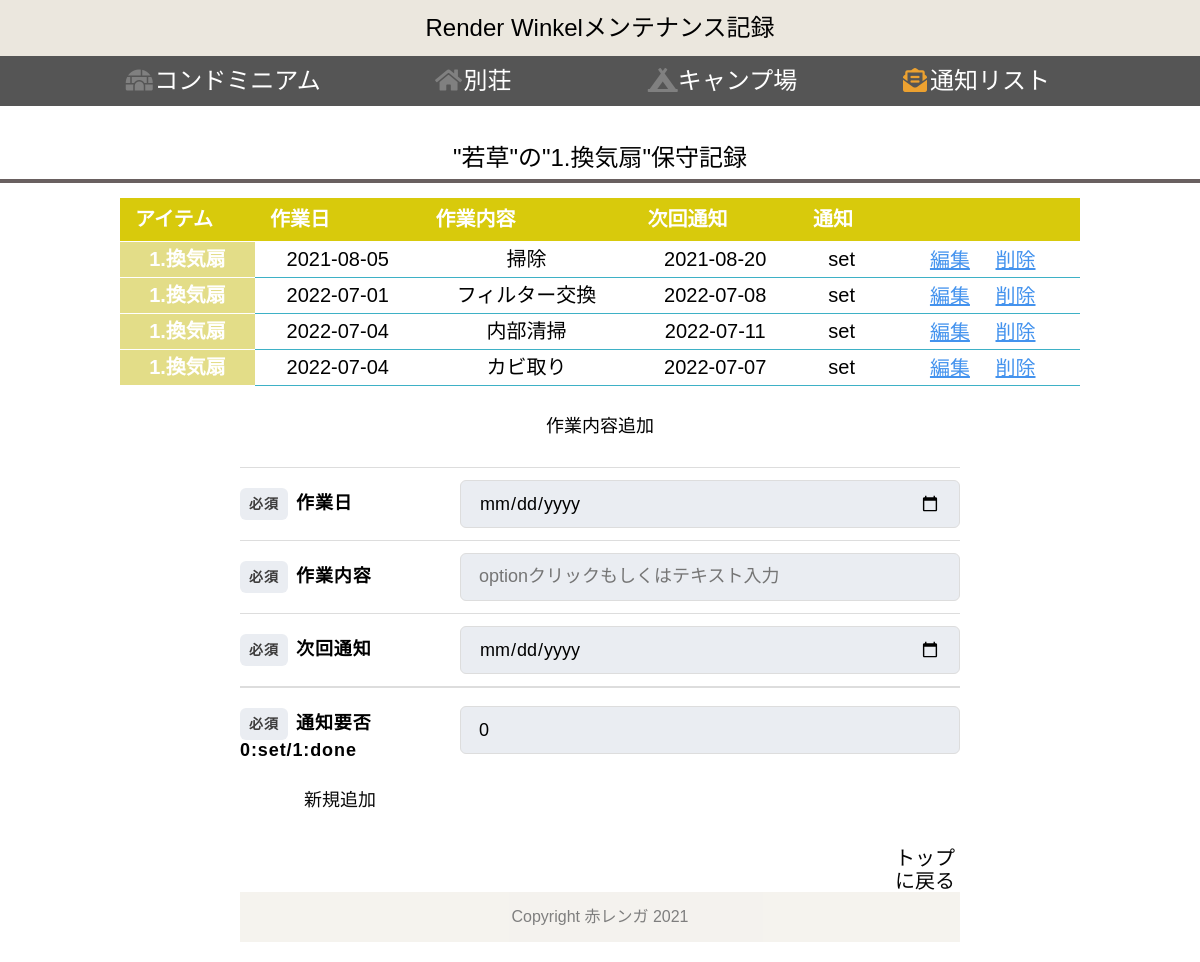
The page /w_tasklist/1/1 on the database as committed earlier.
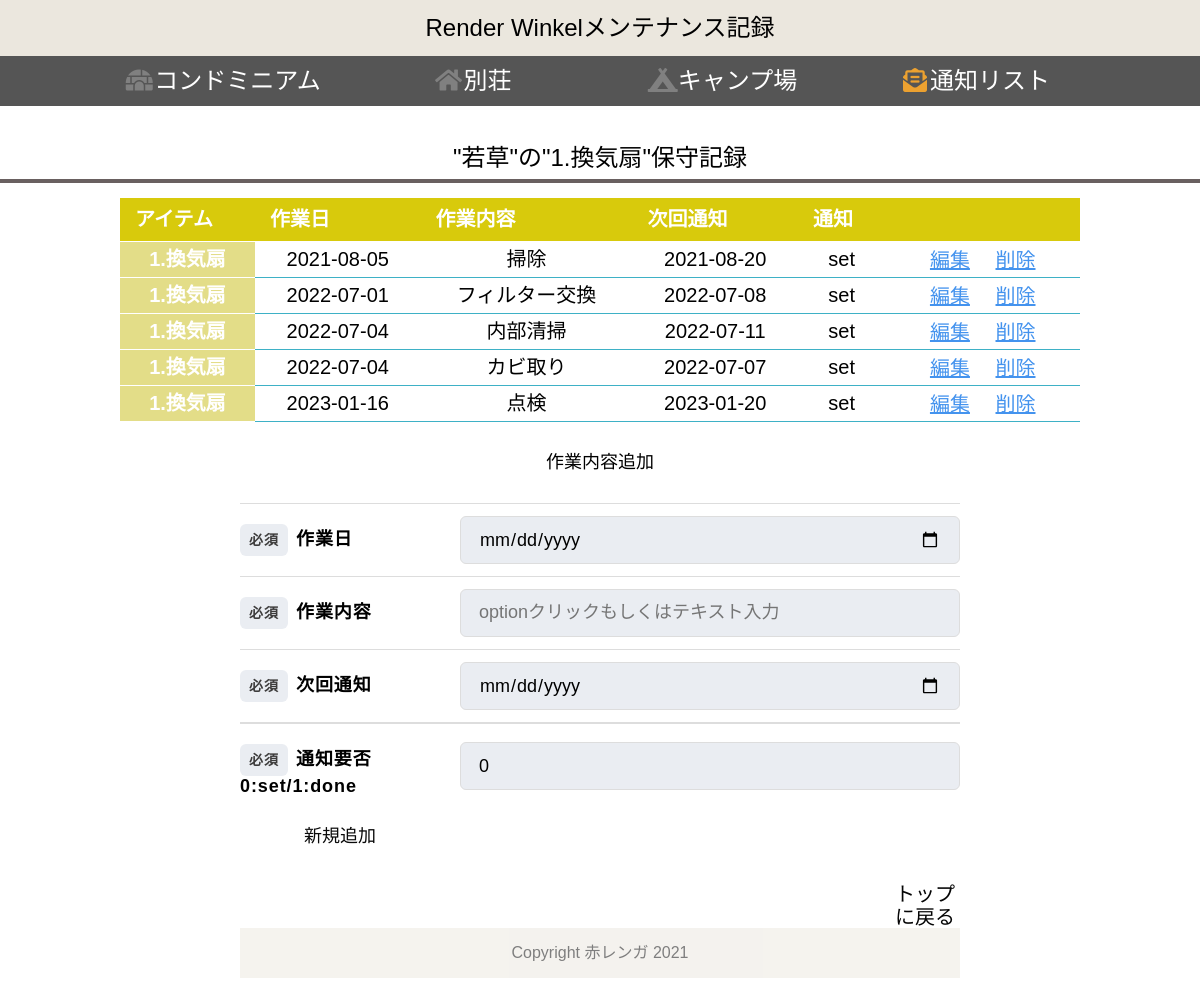
The same page on the database as committed later.
### tables this page shows
CREATE TABLE "wakakusa" (
	"taskid"	INTEGER,
	"item_id"	INTEGER,
	"t_id"	INTEGER,
	"item"	TEXT,
	"pro_date"	INTEGER,
	"pro_number"	TEXT,
	"set_date"	DATE,
	"t_date"	DATE,
	"task"	TEXT,
	"notice"	DATE,
	"nt_id"	INTEGER,
	PRIMARY KEY("taskid" AUTOINCREMENT)
);

### app.py (the view)
@app.route("/w_tasklist/<int:id>/<int:t_id>")
def w_tasklist(id,t_id):
    conn = sqlite3.connect("w_MN.db")
    c = conn.cursor()
    c.execute("select id from items where id = ?" , (id,))
    id = c.fetchone()[0]
    c.execute("select room from items where id = ?" , (id,))
    room = c.fetchone()[0]
    c.execute("select table_name from items where id = ?" , (id,))
    table_name = c.fetchone()[0]
    c.execute("select item from %s where t_id = ?" % (table_name), (t_id,))
    item = c.fetchone()[0]
    c.execute("select taskid, item, pro_date, pro_number, set_date, t_date, task, notice, nt_id from %s where t_id = ?" % (table_name), (t_id,))
    tasklist = []
    task_list = []
    for row in c.fetchall():
        tasklist = dict({"taskid":row[0],"item":row[1], "pro_date":row[2],"pro_number":row[3], "set_date":row[4], "t_date":row[5],"task":row[6], "notice":row[7], "nt_id":row[8]})
        if tasklist["nt_id"] == 1:
            tasklist["nt_id"] = "done"
        else:
            tasklist["nt_id"] = "set"
        task_list.append(tasklist)
    c.close()
    return render_template("w_tasklist.html" , w_task_list = task_list, table_name = table_name, room = room, id = id, item = item, t_id = t_id)

### templates/w_tasklist.html (shortened to what this page needs)
{% extends 'w_base_test2.html' %}
{% block content %}
<h2>"{{room}}"の"{{item}}"保守記録</h2>
<table class="table_list" width="80%">
    <thead>
        <tr>
            <th>アイテム</th>
            <th>作業日</th>
            <th>作業内容</th>
            <th>次回通知</th>
            <th>通知</th>
            <th></th>
        </tr>
    </thead>
    {% for item in w_task_list %}
    <tbody>
        <tr>
            <th label="アイテム"><p>{{item["item"]}}</p></th>
            <td label="作業日　"><p>{{item["t_date"]}}</p></td>
            <td label="作業内容"><p>{{item["task"]}}</p></td>
            <td label="次回通知"><p>{{item["notice"]}}</p></td>
            <td label="通知"><p>{{item["nt_id"]}}</p></td>
            <td>
                <div class="btn_top">
                    <a href="/edit/w_tasklist/{{id}}/{{item['taskid']}}" class="btn4">編集</a>
                    <a href="/del/w_tasklist/{{id}}/{{t_id}}/{{item['taskid']}}" onclick="return confirm('削除しますか？')" class="btn4">削除</a>
                </div>
            </td>
        </tr>
    </tbody>
    {% endfor %}
</table>
<form action="/add/w_tasklist/{{id}}/{{t_id}}" method="POST">
        <h3>作業内容追加</h3>
    <div class="Form">
        <div>
        <div class="Form-Item">
            <p class="Form-Item-Label isMsg"><span class="Form-Item-Label-Required">必須</span>作業日</p>
            <input type="date" name="t_date" class="Form-Item-Input" placeholder="例）2021-1-23">
        </div>
        <div class="Form-Item">
            <p class="Form-Item-Label"><span class="Form-Item-Label-Required">必須</span>作業内容</p>
            <input type="text" name="task"  class="Form-Item-Input" list="task_list" placeholder="optionクリックもしくはテキスト入力" autocomplete="off">
        </div>
        <div class="Form-Item">
            <p class="Form-Item-Label isMsg"><span class="Form-Item-Label-Required">必須</span>次回通知</p>
            <input name="notice" type="date" class="Form-Item-Input" placeholder="例）2021-1-23">
        </div>
        <div class="Form-Item">
            <p class="Form-Item-Label isMsg"><span class="Form-Item-Label-Required">必須</span>通知要否<br>0:set/1:done</p>
            <input name="nt_id" type="integer" value="0" class="Form-Item-Input">
        </div>
    </div>
<div>
    <button type="submit" class="btn1">新規追加</button>
</div>
</form>
<div class="btn_top1">
    <a href="/" type="button" class="btn5">トップに戻る</a>
</div>
{% endblock %}

Rows that differ between the two databases and show on the page:
added wakakusa: item "1.換気扇", t_date "2023-01-16", task "点検", notice "2023-01-20", nt_id "set"
